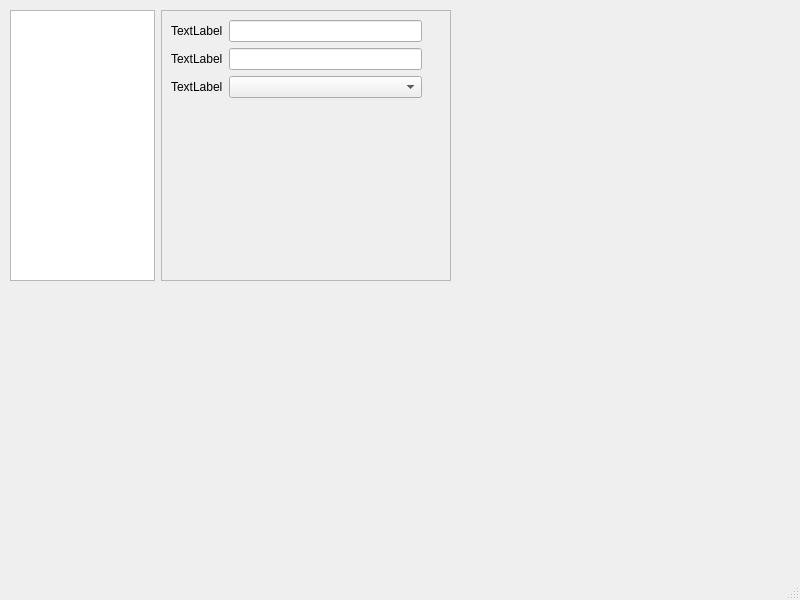
<?xml version="1.0" encoding="UTF-8"?>
<ui version="4.0">
 <class>MainWindow</class>
 <widget class="QMainWindow" name="MainWindow">
  <property name="geometry">
   <rect>
    <x>0</x>
    <y>0</y>
    <width>800</width>
    <height>600</height>
   </rect>
  </property>
  <property name="windowTitle">
   <string>MainWindow</string>
  </property>
  <widget class="QWidget" name="centralwidget">
   <widget class="QWidget" name="horizontalLayoutWidget">
    <property name="geometry">
     <rect>
      <x>10</x>
      <y>10</y>
      <width>441</width>
      <height>271</height>
     </rect>
    </property>
    <layout class="QHBoxLayout" name="horizontalLayout">
     <item>
      <widget class="QTreeView" name="treeView">
       <property name="sizePolicy">
        <sizepolicy hsizetype="Expanding" vsizetype="Expanding">
         <horstretch>1</horstretch>
         <verstretch>0</verstretch>
        </sizepolicy>
       </property>
      </widget>
     </item>
     <item>
      <widget class="QFrame" name="frame">
       <property name="sizePolicy">
        <sizepolicy hsizetype="Expanding" vsizetype="Expanding">
         <horstretch>2</horstretch>
         <verstretch>0</verstretch>
        </sizepolicy>
       </property>
       <property name="frameShape">
        <enum>QFrame::StyledPanel</enum>
       </property>
       <property name="frameShadow">
        <enum>QFrame::Raised</enum>
       </property>
       <widget class="QWidget" name="formLayoutWidget">
        <property name="geometry">
         <rect>
          <x>10</x>
          <y>10</y>
          <width>251</width>
          <height>181</height>
         </rect>
        </property>
        <layout class="QFormLayout" name="formLayout">
         <item row="0" column="0">
          <widget class="QLabel" name="label">
           <property name="text">
            <string>TextLabel</string>
           </property>
          </widget>
         </item>
         <item row="0" column="1">
          <widget class="QLineEdit" name="lineEdit"/>
         </item>
         <item row="1" column="0">
          <widget class="QLabel" name="label_2">
           <property name="text">
            <string>TextLabel</string>
           </property>
          </widget>
         </item>
         <item row="1" column="1">
          <widget class="QLineEdit" name="lineEdit_2"/>
         </item>
         <item row="2" column="0">
          <widget class="QLabel" name="label_3">
           <property name="text">
            <string>TextLabel</string>
           </property>
          </widget>
         </item>
         <item row="2" column="1">
          <widget class="QComboBox" name="comboBox"/>
         </item>
        </layout>
       </widget>
      </widget>
     </item>
    </layout>
   </widget>
  </widget>
  <widget class="QMenuBar" name="menubar">
   <property name="geometry">
    <rect>
     <x>0</x>
     <y>0</y>
     <width>800</width>
     <height>26</height>
    </rect>
   </property>
  </widget>
  <widget class="QStatusBar" name="statusbar"/>
 </widget>
 <resources/>
 <connections/>
</ui>
